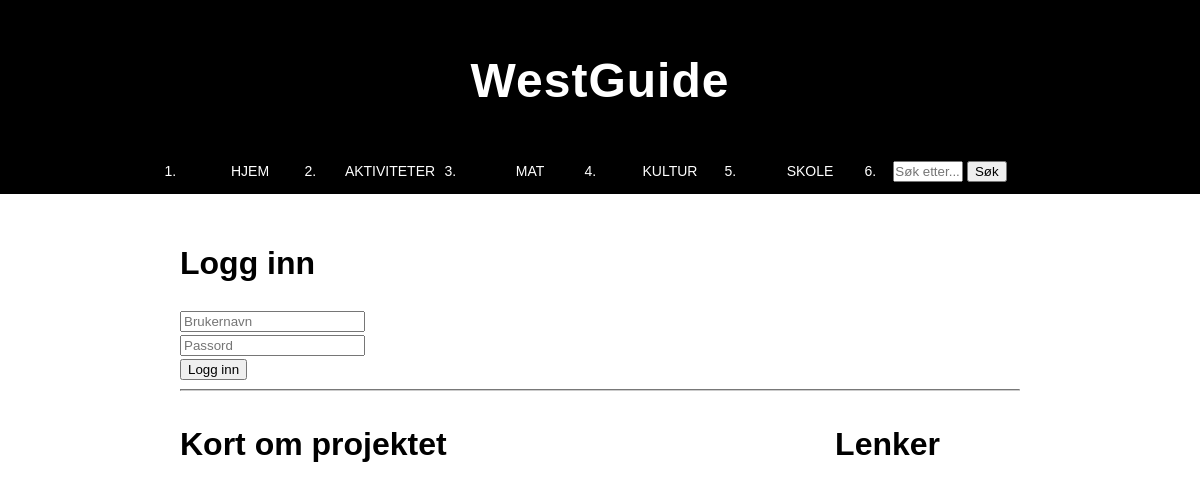
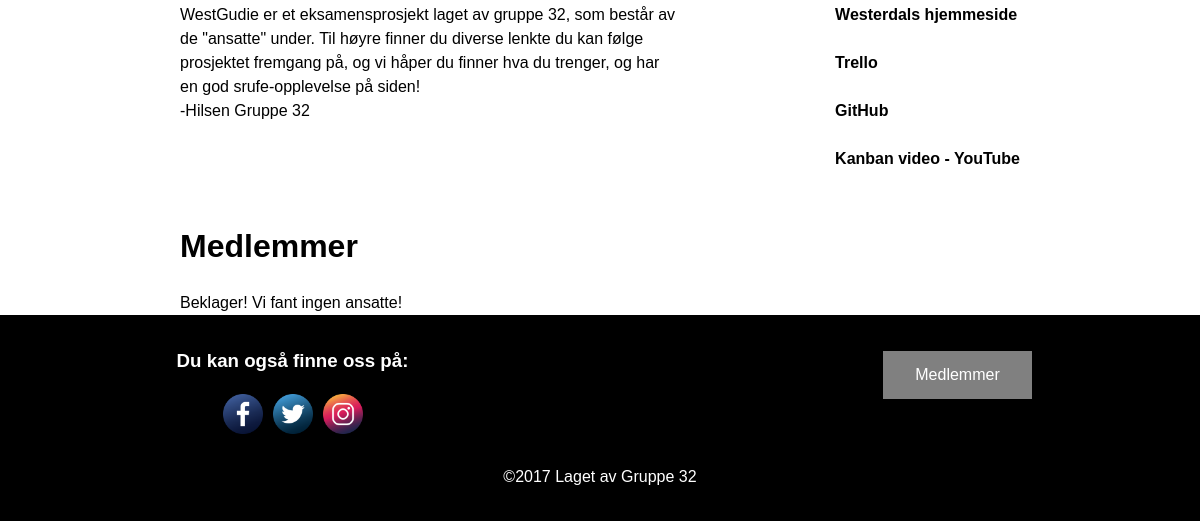
Page /user.php on the earlier database version (2 pictures, top to bottom).
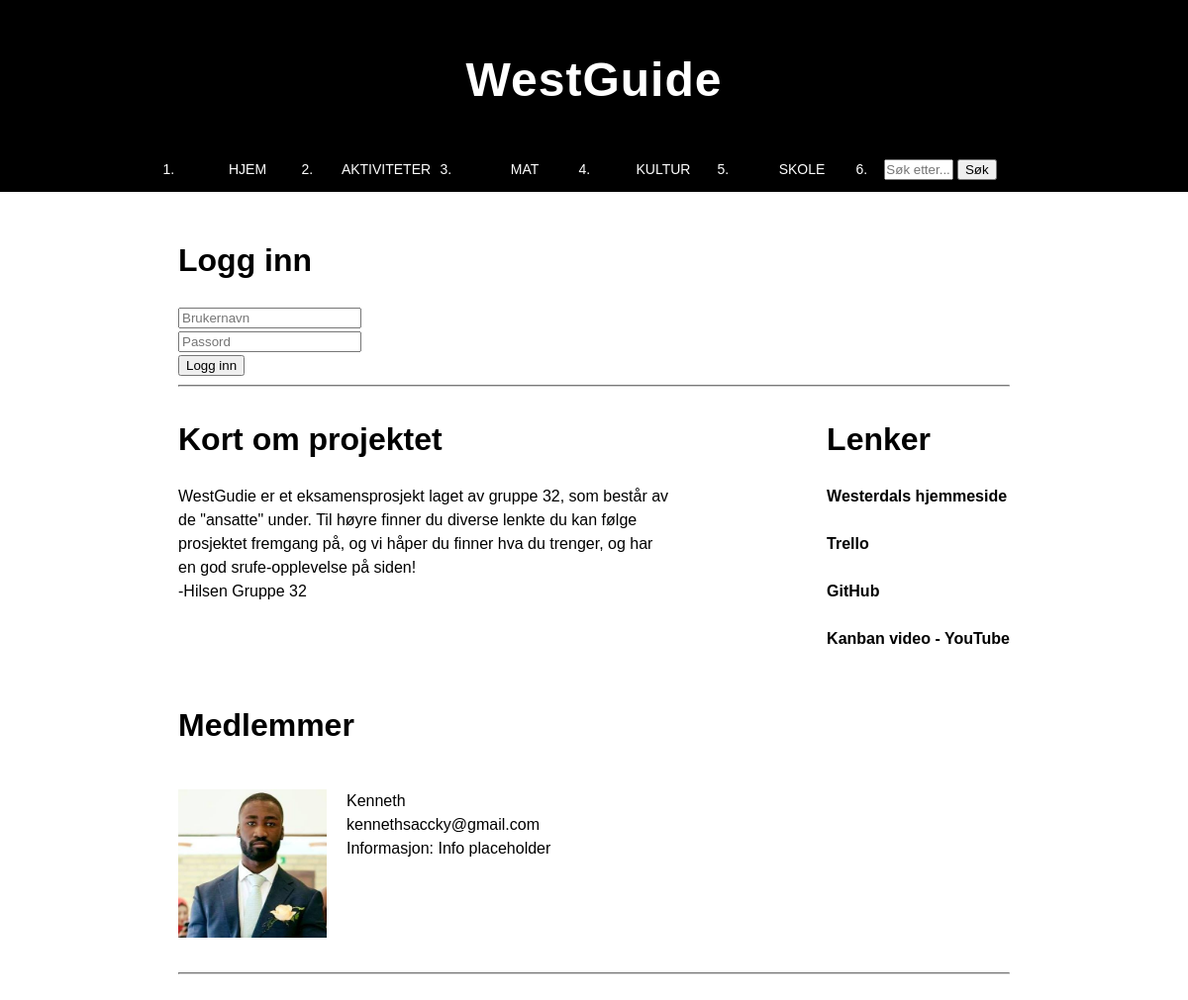
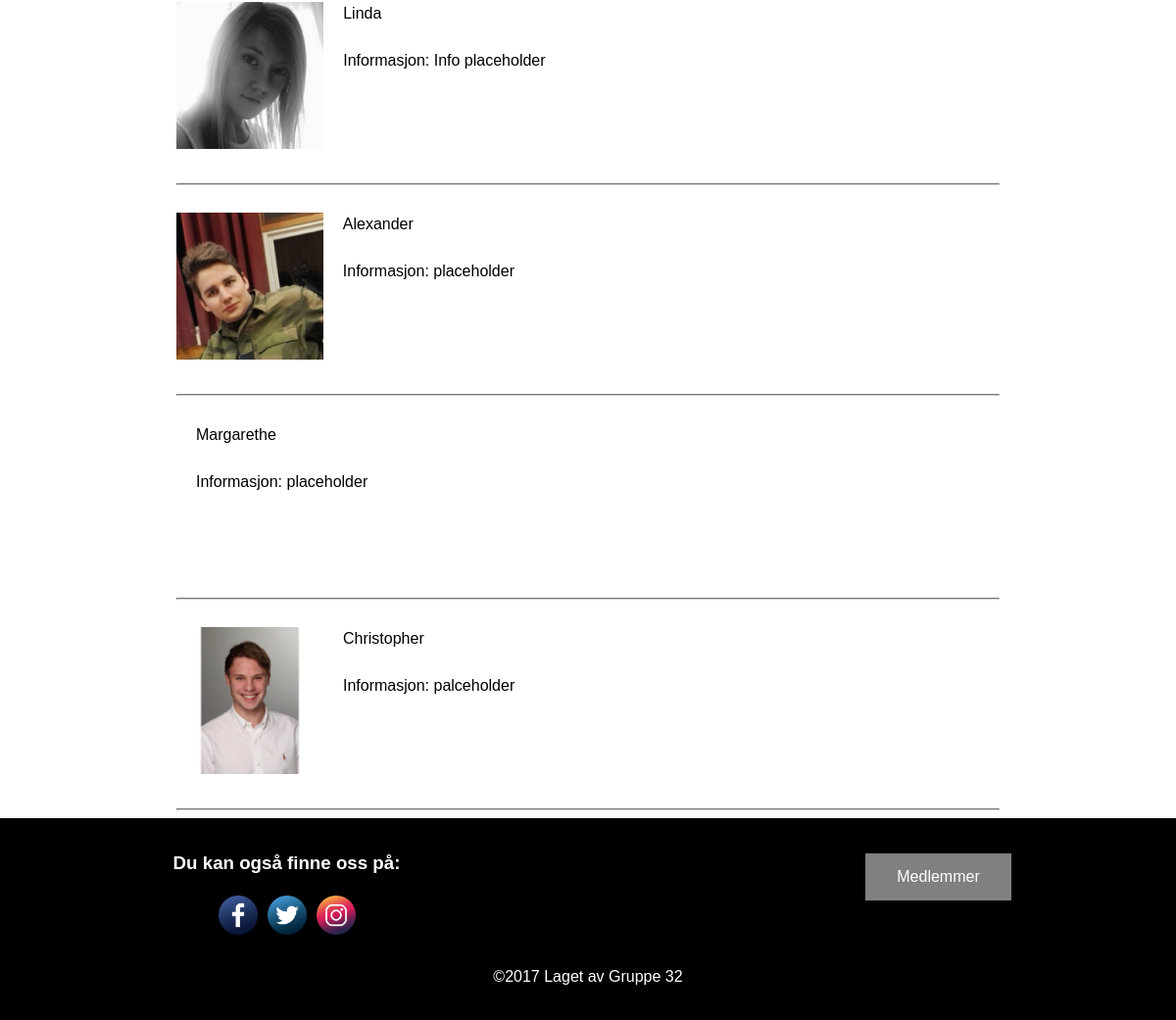
Same page on the later database version (2 pictures, top to bottom).
### tables this page shows
CREATE TABLE IF NOT EXISTS `employees` (
  `id` int(11) NOT NULL,
  `employee_name` varchar(255) NOT NULL,
  `employee_picture` text,
  `employee_email` text,
  `employee_info` text
);

### connection-footer.php (called while the page is built)
<?php
$statement->execute();
$events = [];
while($row = $statement->fetch(PDO::FETCH_ASSOC))
{
    $events[] = $row;
}

### employee.php (the view, shortened to what this page needs)
<div class="medlemmar">
    <div class="profilbild">
        <img src="<?= $event['employee_picture'] ?>">
    </div>
    <div class="profilinfo">
        <?= $event['employee_name'] ?>
        <br>
        <a href="mailto:<?= $event['employee_email'] ?>"><?= $event['employee_email'] ?></a>
        <br>
        Informasjon: <?= $event['employee_info'] ?>
    </div>
    <br><br><br>
</div>

### user.php (shortened to what this page needs)
<?php
require 'connection-header.php';
$statement = $connection->prepare('SELECT * FROM employees');
require 'connection-footer.php';
require 'header.php';
    ?>
    <?php
if(!isset($_SESSION['use']))
{ ?>
    <h1>Logg inn</h1>
    <form action="user.php" method="GET">
        <input id="login-user" name="login-user" type="text" placeholder="Brukernavn"> <br>
        <input id="login-pass" name="login-pass" type="password" placeholder="Passord"> <br>
        <input name="login-button" type="submit" value="Logg inn">
    </form>
    <?php
} ?>
<hr>
<div class="container">
    <div class="item-1 item">
        <h1>Kort om projektet</h1>
        <p>
            WestGudie er et eksamensprosjekt laget av gruppe 32, som består av de "ansatte" under. Til høyre finner du diverse lenkte du kan følge prosjektet fremgang på, og vi håper du finner hva du trenger, og har en god srufe-opplevelse på siden!
            <br>
            -Hilsen Gruppe 32
        </p>
    </div>
    <div class="item-2 item">
        <h1>Lenker</h1>
        <a href="http://www.westerdals.no" target="_blank">Westerdals hjemmeside</a><br>
        <a href="https://trello.com/b/8BqHB93W/kreativt-webprosjekt2" target="_blank">Trello</a><br>
        <a href="https://github.com/saccky/webprojekt-2" target="_blank">GitHub</a><br>
        <a href="https://www.youtube.com/watch?v=dTdR75pGdO4&feature=youtu.be" target="_blank">Kanban video - YouTube</a>
    </div>
</div>
<h1>Medlemmer</h1>
<?php
foreach ($events as $event)
{
    require 'employee.php';
    echo "<hr>";
    $employeecounter++;
}
if($employeecounter == 0)
{
    echo "Beklager! Vi fant ingen ansatte!<br>";
}
require 'footer.php';
?>

Differences in the rows shown:
added employees: employee_picture (picture), employee_name "Kenneth", employee_email "kennethsaccky@gmail.com", employee_info "Info placeholder"
added employees: employee_picture (picture), employee_name "Linda", employee_info "Info placeholder"
added employees: employee_picture (picture), employee_name "Alexander", employee_info "placeholder"
added employees: employee_name "Margarethe", employee_info "placeholder"
added employees: employee_picture (picture), employee_name "Christopher", employee_info "palceholder"
Other differences:
text no longer shown: "Beklager! Vi fant ingen ansatte!"
